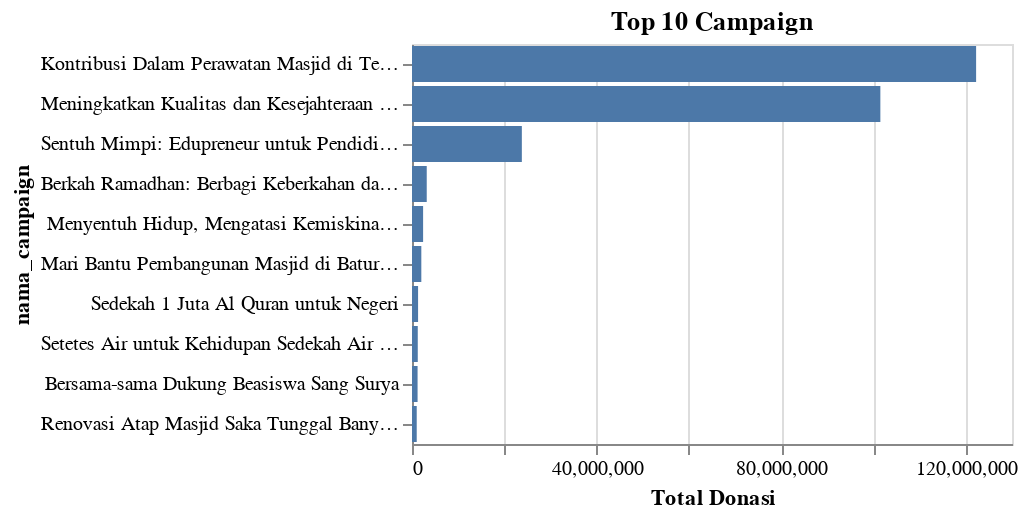

Here is the notebook cell this chart was saved with:
### Code cell
# top 10 campaign berdasarkan total donasi
top_campaign = (
    df_transaksi.groupby("nama_campaign")["total_donasi"]
    .sum()
    .reset_index()
    .sort_values(by="total_donasi", ascending=False)
    .head(10)
)

# Buat chart Altair
chart_campaign = alt.Chart(top_campaign).mark_bar().encode(
    x=alt.X("total_donasi:Q", title="Total Donasi"),
    y=alt.Y("nama_campaign:N", sort='-x'),
    tooltip=["nama_campaign", "total_donasi"]
).properties(title="Top 10 Campaign")

# Tampilkan chart (di notebook cukup tulis chart_campaign)
chart_campaign.show()

### Figure 1 — Vega-Lite specification as saved in the notebook (floating-point values rounded to 4 significant figures)
{"config": {"view": {"continuousWidth": 300, "continuousHeight": 300}}, "data": {"name": "data-74d64e1fd493452008af11e6105f3ab0"}, "mark": {"type": "bar"}, "encoding": {"tooltip": [{"field": "nama_campaign", "type": "nominal"}, {"field": "total_donasi", "type": "quantitative"}], "x": {"field": "total_donasi", "title": "Total Donasi", "type": "quantitative"}, "y": {"field": "nama_campaign", "sort": "-x", "type": "nominal"}}, "title": "Top 10 Campaign", "$schema": "https://vega.github.io/schema/vega-lite/v5.20.1.json", "datasets": {"data-74d64e1fd493452008af11e6105f3ab0": [{"nama_campaign": "Kontribusi Dalam Perawatan Masjid di Tengah Kota Purwokerto", "total_donasi": 122223739}, {"nama_campaign": "Meningkatkan Kualitas dan Kesejahteraan Guru Honorer di Banyumas", "total_donasi": 101477533}, {"nama_campaign": "Sentuh Mimpi: Edupreneur untuk Pendidikan Berkualitas", "total_donasi": 23799617}, {"nama_campaign": "Berkah Ramadhan: Berbagi Keberkahan dalam Buka Puasa", "total_donasi": 3193276}, {"nama_campaign": "Menyentuh Hidup, Mengatasi Kemiskinan di Banyumas", "total_donasi": 2406805}, {"nama_campaign": "Mari Bantu Pembangunan Masjid di Baturraden, Bangun Rumah di Surga", "total_donasi": 2020290}, {"nama_campaign": "Sedekah 1 Juta Al Quran untuk Negeri", "total_donasi": 1317687}, {"nama_campaign": "Setetes Air untuk Kehidupan Sedekah Air Bersih bagi Desa Terdampak Kekeringan", "total_donasi": 1248173}, {"nama_campaign": "Bersama-sama Dukung Beasiswa Sang Surya", "total_donasi": 1207822}, {"nama_campaign": "Renovasi Atap Masjid Saka Tunggal Banyumas: Jadikan Rumah Allah Nyaman untuk Beribadah", "total_donasi": 1023313}]}}
